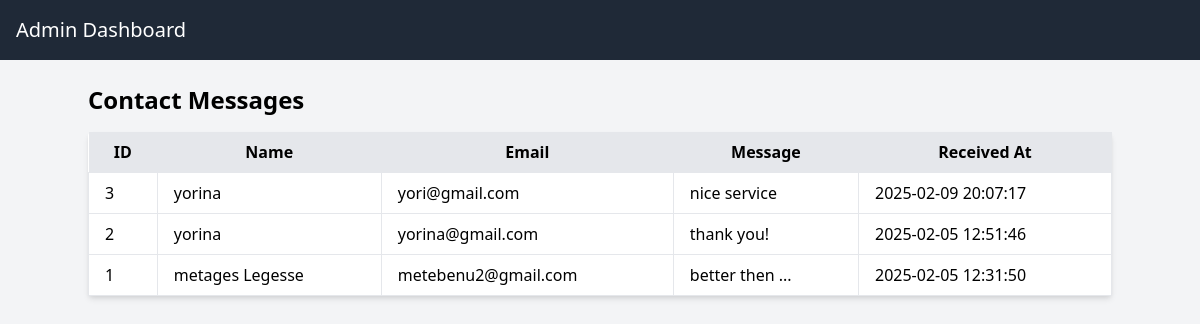
The app's page /admin_messages.php (signed in) with its own data.
### tables this page shows
CREATE TABLE `messages` (
  `id` int(11) NOT NULL,
  `name` varchar(255) NOT NULL,
  `email` varchar(255) NOT NULL,
  `message` text NOT NULL,
  `created_at` timestamp NOT NULL DEFAULT current_timestamp()
);

### admin_messages.php (the view, shortened to what this page needs)
<?php
include 'db.php';
$messageSql = "SELECT * FROM messages ORDER BY created_at DESC";
$messageResult = $conn->query($messageSql);
?>
<!DOCTYPE html>
<html lang="en">
<head>
    <link href="https://cdn.jsdelivr.net/npm/tailwindcss@2.2.19/dist/tailwind.min.css" rel="stylesheet">
</head>
<body class="bg-gray-100">
    <header class="bg-gray-800 text-white p-4">
        <h1 class="text-xl">Admin Dashboard</h1>
    </header>
    <div class="container mx-auto py-6">
        <h2 class="text-2xl font-semibold mb-4">Contact Messages</h2>
        <table class="min-w-full bg-white shadow-md rounded">
            <thead>
                <tr class="bg-gray-200">
                    <th class="py-2 px-4">ID</th>
                    <th class="py-2 px-4">Name</th>
                    <th class="py-2 px-4">Email</th>
                    <th class="py-2 px-4">Message</th>
                    <th class="py-2 px-4">Received At</th>
                </tr>
            </thead>
            <tbody>
                <?php while ($message = $messageResult->fetch_assoc()): ?>
                    <tr>
                        <td class="border px-4 py-2"><?= $message['id'] ?></td>
                        <td class="border px-4 py-2"><?= htmlspecialchars($message['name']) ?></td>
                        <td class="border px-4 py-2"><?= htmlspecialchars($message['email']) ?></td>
                        <td class="border px-4 py-2"><?= htmlspecialchars($message['message']) ?></td>
                        <td class="border px-4 py-2"><?= $message['created_at'] ?></td>
                    </tr>
                <?php endwhile; ?>
            </tbody>
        </table>
    </div>
</body>
</html>

### records on screen
messages: id "3", name "yorina", email "yori@gmail.com", message "nice service", created_at "2025-02-09 20:07:17"
messages: id "2", name "yorina", email "yorina@gmail.com", message "thank you!", created_at "2025-02-05 12:51:46"
messages: id "1", name "metages Legesse", email "metebenu2@gmail.com", message "better then ...", created_at "2025-02-05 12:31:50"
